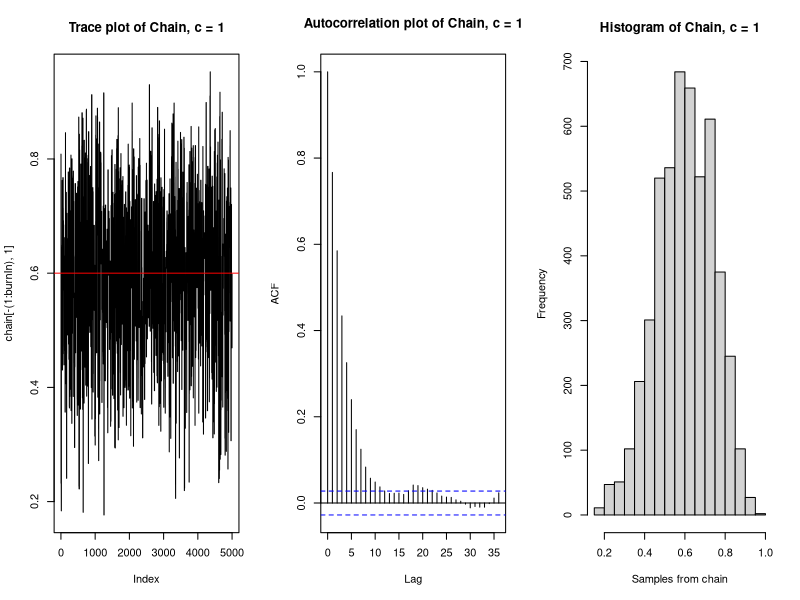
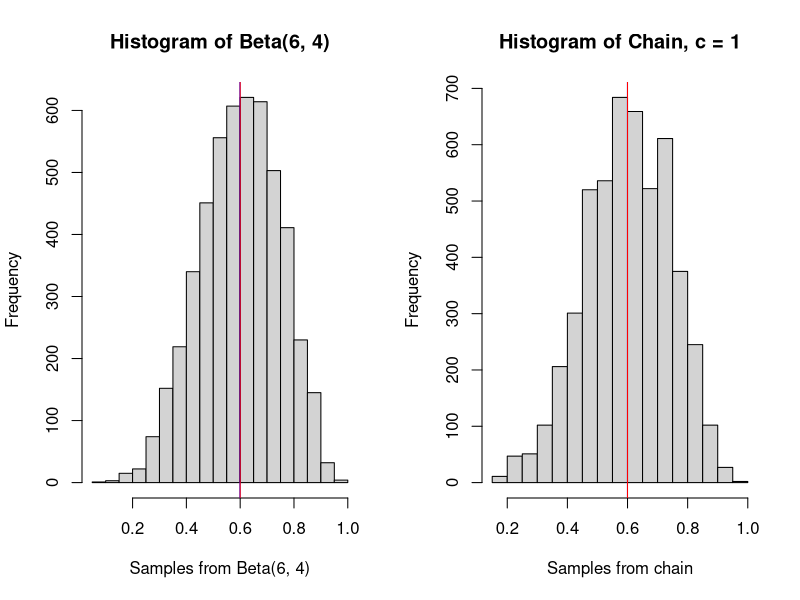
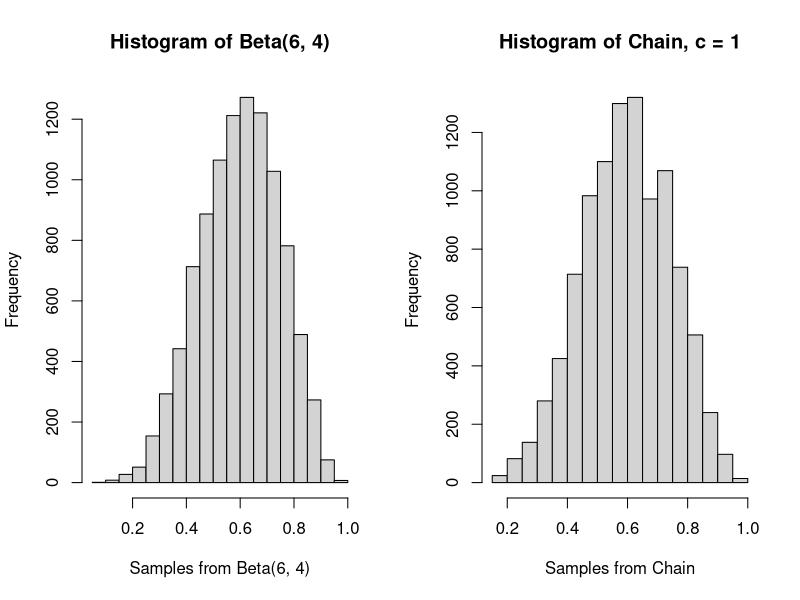
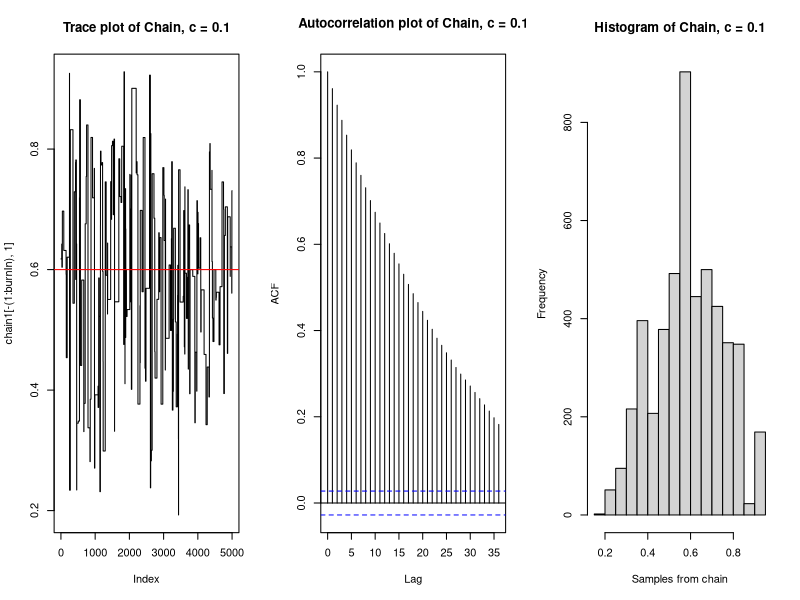
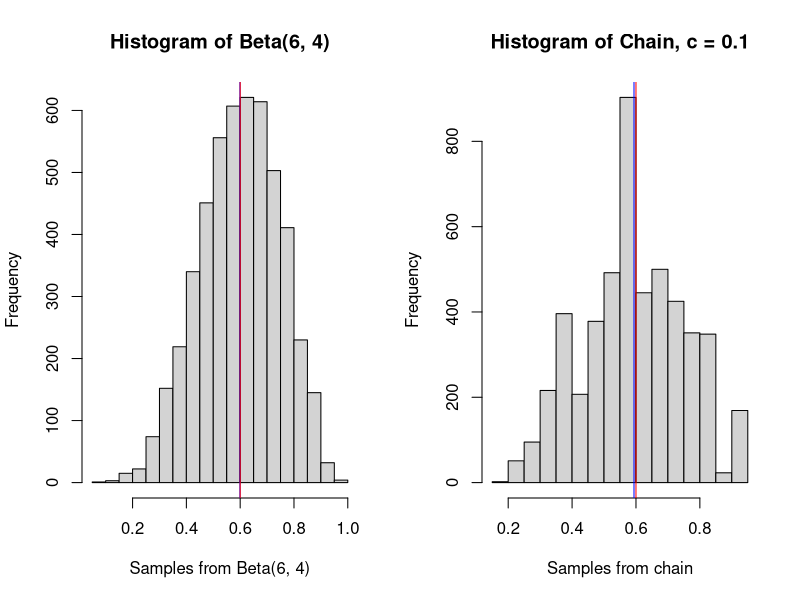
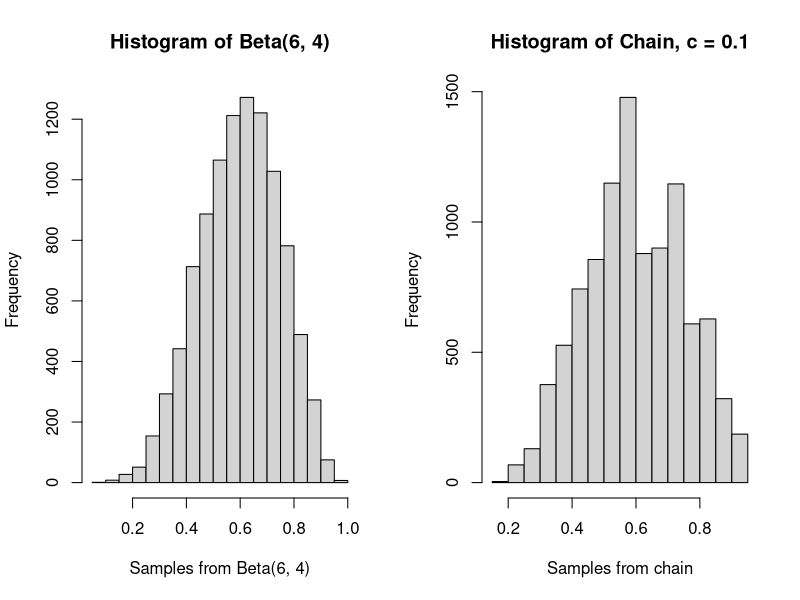
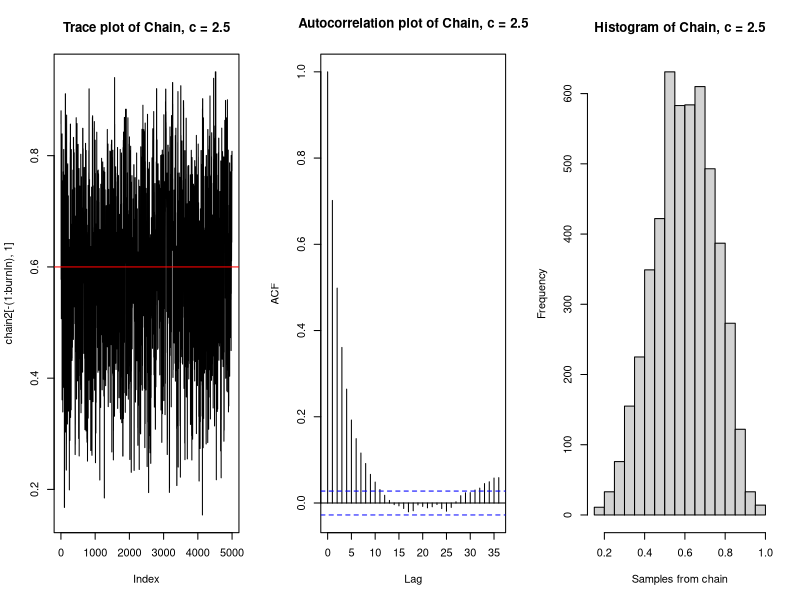
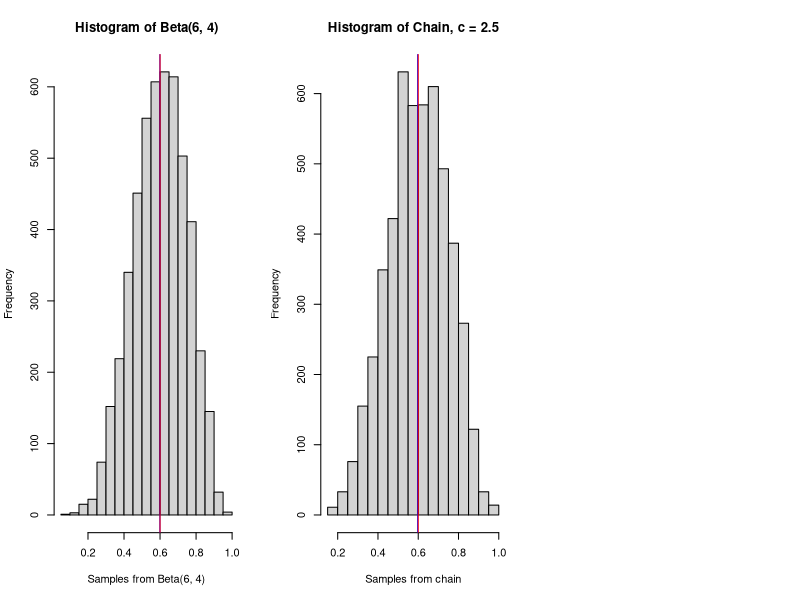

The R script that drew these images, in order:
## ---- chunk 1
knitr::opts_chunk$set(echo = TRUE)
## ---- chunk 2
a <- 6
b <- 4

likelihood <- function(param){
  singlelikelihoods = dbeta(param, a, b, log = T)
}

prior <- function(param){
  pr = dunif(param, min=0, max=1, log = T)
  return(pr)
}

posterior <- function(param){
  return (exp(likelihood(param) + prior(param)))
}
## ---- chunk 3
metropolis_MCMC <- function(startvalue, iterations, c){
  chain = array(dim = c(iterations+1,1))
  chain[1,] = startvalue
  for (i in 1:iterations){
    proposal = rbeta(1, c*chain[i,], c*(1-chain[i,]))
    probab = (posterior(proposal)*dbeta(chain[i,],c*proposal,c*(1-proposal)))/
      (posterior(chain[i,])*dbeta(proposal, c*chain[i,], c*(1-chain[i,])))
    if (runif(1) < probab){
      chain[i+1,] = proposal
    }else{
      chain[i+1,] = chain[i,]
    }
  }
  return(chain)
}
## ---- chunk 4
startvalue <- runif(1, 0, 1)
chain=metropolis_MCMC(startvalue, 10000, c=1)
test <- rbeta(10000, 6, 4)
## ---- chunk 5
# Performance of the sampler: c = 1 with BurnIn
par(mfrow=c(1,3))
test2 <- test[5001:10000]
burnIn = 5000
acceptance = 1-mean(duplicated(chain[-(1:burnIn),]))
plot(chain[-(1:burnIn),1], type='l', main = "Trace plot of Chain, c = 1")
abline(h=0.6, col="red")
acf(chain[-(1:burnIn),1], main = "Autocorrelation plot of Chain, c = 1")
hist(chain[-(1:burnIn),1], xlab = "Samples from chain", main = "Histogram of Chain, c = 1") 
## ---- chunk 6
# Histogram of the target distribution Beta(6,4) vs. the Chain with burnIn
par(mfrow=c(1,2))
hist(test2, xlab = "Samples from Beta(6, 4)", main = "Histogram of Beta(6, 4)")
abline(v=mean(test2), col="blue")
abline(v=0.6, col="red")
hist(chain[-(1:burnIn),1], xlab = "Samples from chain", main = "Histogram of Chain, c = 1") 
abline(v = mean(chain[-(1:burnIn),1]), col="blue")
abline(v=0.6, col="red")
## ---- chunk 7
# Histogram of the chain vs. the target distribution Beta(6,4) without BurnIn
par(mfrow=c(1,2))
hist(test, xlab = "Samples from Beta(6, 4)", main = "Histogram of Beta(6, 4)")
hist(chain, xlab = "Samples from Chain", main = "Histogram of Chain, c = 1")
## ---- chunk 8
# Kolmogorov-Smirnov statistic
ks.test(chain[-(1:burnIn),1], test2)
## ---- chunk 9
# c = 0.1 / c = 2.5 / c = 10
chain1=metropolis_MCMC(startvalue, 10000, c=0.1)
chain2=metropolis_MCMC(startvalue, 10000, c=2.5)
chain3=metropolis_MCMC(startvalue, 10000, c=10)

# Performance of the sampler: c = 0.1
par(mfrow=c(1,3))
acceptance1 = 1-mean(duplicated(chain1[-(1:burnIn),]))
plot(chain1[-(1:burnIn),1], type='l', main = "Trace plot of Chain, c = 0.1")
abline(h=0.6, col="red")
acf(chain1[-(1:burnIn),1], main = "Autocorrelation plot of Chain, c = 0.1")
hist(chain1[-(1:burnIn),1], xlab = "Samples from chain", main = "Histogram of Chain, c = 0.1") 

# Histogram of the target distribution Beta(6,4) vs. the Chain after burnIn
par(mfrow=c(1,2))
hist(test2, xlab = "Samples from Beta(6, 4)", main = "Histogram of Beta(6, 4)")
abline(v=mean(test2), col="blue")
abline(v=0.6, col="red")
hist(chain1[-(1:burnIn),1], xlab = "Samples from chain", main = "Histogram of Chain, c = 0.1") 
abline(v = mean(chain1[-(1:burnIn),1]), col="blue")
abline(v=0.6, col="red")

# Comparing the histogram of the chain with the target distribution Beta(6,4)
par(mfrow=c(1,2))
hist(test, xlab = "Samples from Beta(6, 4)", main = "Histogram of Beta(6, 4)")
hist(chain1, xlab = "Samples from chain", main = "Histogram of Chain, c = 0.1")


# Kolmogorov-Smirnov statistic
ks.test(chain1[-(1:burnIn),1], test2)

## ---- chunk 10
# Performance of the sampler: c = 2.5
par(mfrow=c(1,3))
acceptance2 = 1-mean(duplicated(chain2[-(1:burnIn),]))
plot(chain2[-(1:burnIn),1], type='l', main = "Trace plot of Chain, c = 2.5")
abline(h=0.6, col="red")
acf(chain2[-(1:burnIn),1], main = "Autocorrelation plot of Chain, c = 2.5")
hist(chain2[-(1:burnIn),1], xlab = "Samples from chain", main = "Histogram of Chain, c = 2.5") 

# Histogram of the target distribution Beta(6,4) vs. the Chain after burnIn
hist(test2, xlab = "Samples from Beta(6, 4)", main = "Histogram of Beta(6, 4)")
abline(v=mean(test2), col="blue")
abline(v=0.6, col="red")
hist(chain2[-(1:burnIn),1], xlab = "Samples from chain", main = "Histogram of Chain, c = 2.5") 
abline(v = mean(chain2[-(1:burnIn),1]), col="blue")
abline(v=0.6, col="red")

# Comparing the histogram of the chain with the target distribution Beta(6,4)
par(mfrow=c(1,2))
hist(test, xlab = "Samples from Beta(6, 4)", main = "Histogram of Beta(6, 4)")
hist(chain2, xlab = "Samples from chain", main = "Histogram of Chain, c = 2.5")

# Kolmogorov-Smirnov statistic
ks.test(chain2[-(1:burnIn),1], test2)

## ---- chunk 11
# Performance of the sampler: c = 10
par(mfrow=c(1,3))
acceptance3 = 1-mean(duplicated(chain3[-(1:burnIn),]))
plot(chain3[-(1:burnIn),1], type='l', main = "Trace plot of Chain, c = 10")
abline(h=0.6, col="red")
acf(chain3[-(1:burnIn),1], main = "Autocorrelation plot of Chain, c = 10")
hist(chain3[-(1:burnIn),1], xlab = "Samples from chain", main = "Histogram of Chain, c = 10") 

# Histogram of the target distribution Beta(6,4) vs. the Chain after burnIn
hist(test2, xlab = "Samples from Beta(6, 4)", main = "Histogram of Beta(6, 4)")
abline(v=mean(test2), col="blue")
abline(v=0.6, col="red")
hist(chain3[-(1:burnIn),1], xlab = "Samples from chain", main = "Histogram of Chain, c = 10") 
abline(v = mean(chain3[-(1:burnIn),1]), col="blue")
abline(v=0.6, col="red")

# Comparing the histogram of the chain with the target distribution Beta(6,4)
par(mfrow=c(1,2))
hist(test, xlab = "Samples from Beta(6, 4)", main = "Histogram of Beta(6, 4)")
hist(chain3, xlab = "Samples from chain", main = "Histogram of Chain, c = 10")

# Kolmogorov-Smirnov statistic
ks.test(chain3[-(1:burnIn),1], test2)
